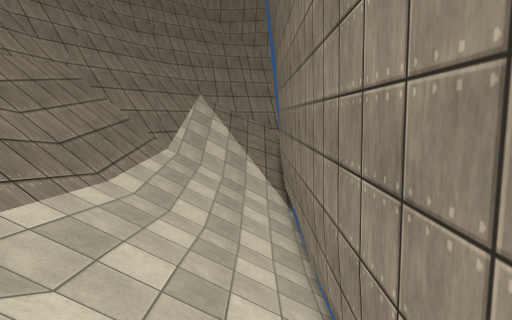
view 1 (above)

17 first-person views from a walk through a Unity game level. The camera is 1.4 m above the floor, tilts 8° down and sees 80° across. The floor is counted in squares, 0.5 m on a side. Each view is taken from the middle of a square. On the plan, view 1 faces up. The plan holds only what a view shows up to about 20 squares ahead; the rest is blank. The place goes on beyond the plan. The player is left out. Surface patterns are stand-ins for the level's own textures.

view 2
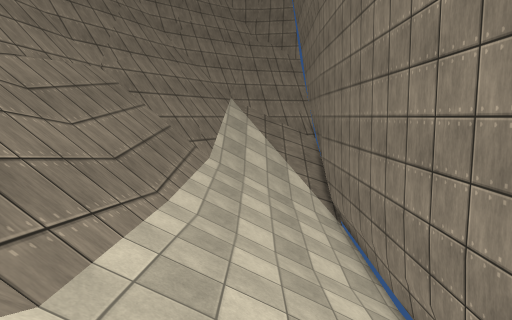

view 3
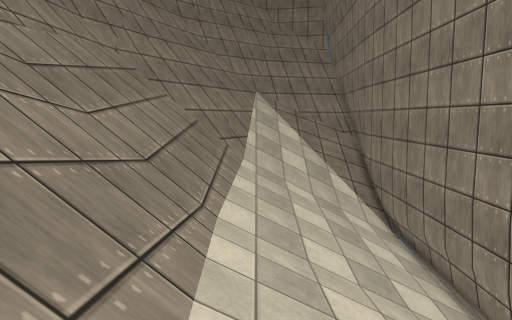

view 4
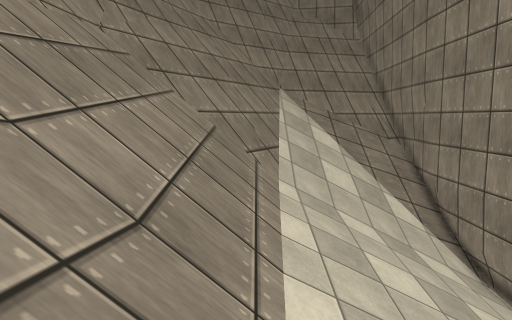

view 5
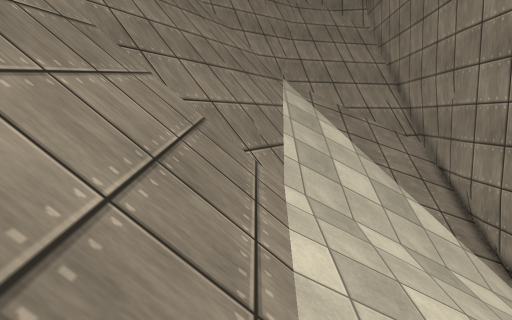

view 6
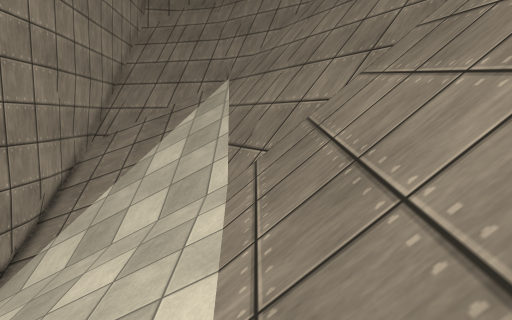

view 7
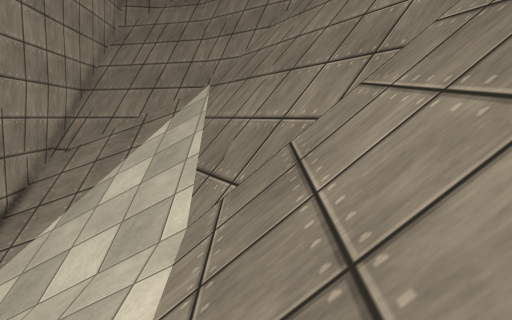

view 8
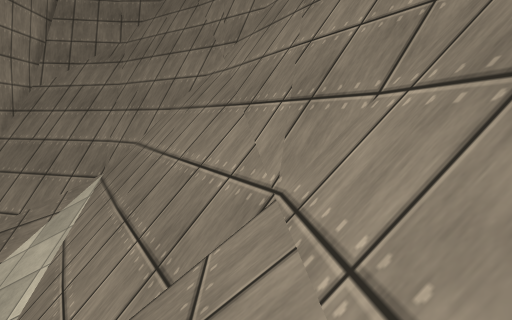

view 9
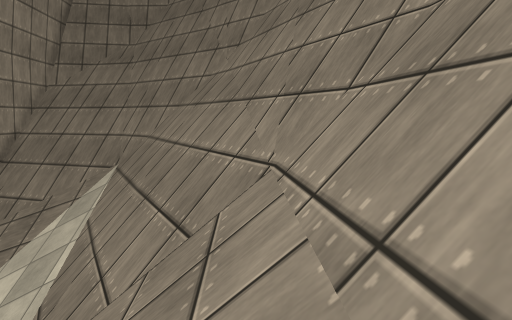

view 10
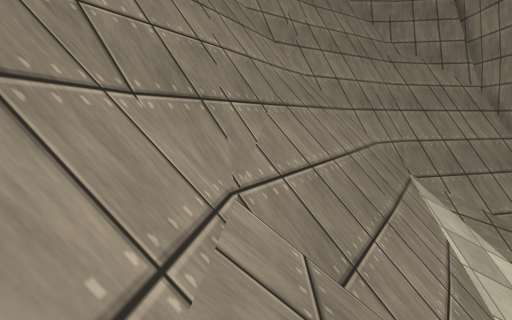

view 11
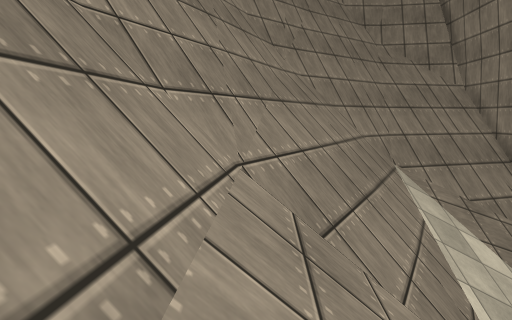

view 12
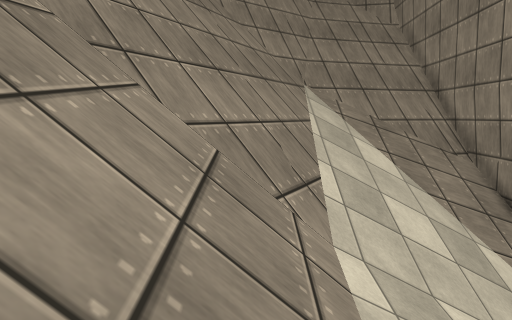

view 13
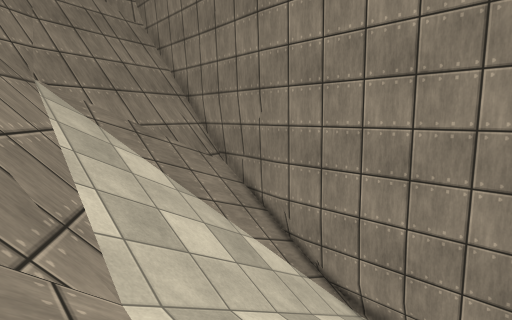

view 14
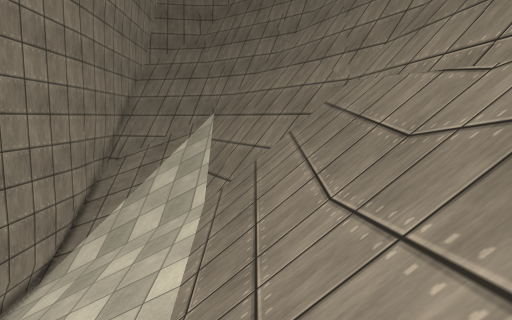

view 15
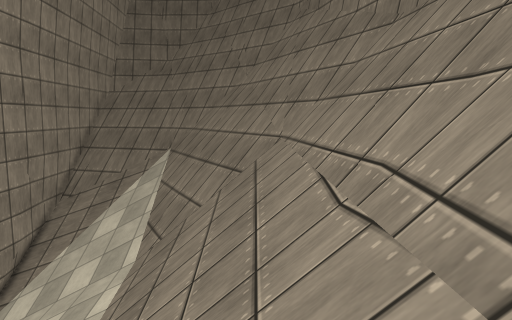

view 16
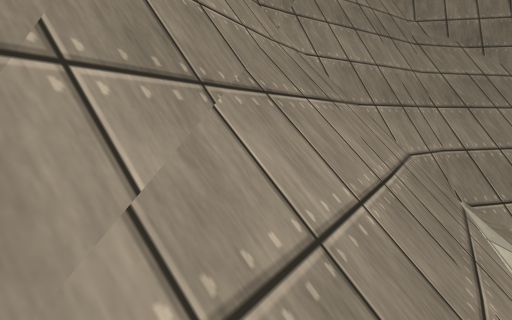

view 17
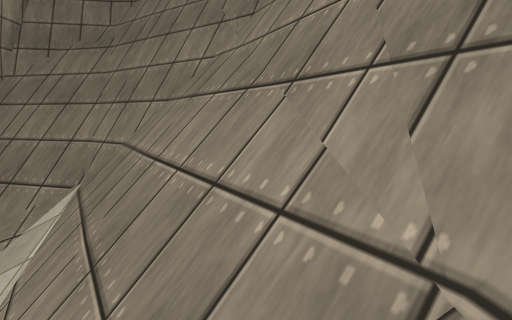

### Floor plan
Key: @ floor where view 1 was taken; # wall or solid block; . main floor; : floor 1 m higher than the main floor; + floor 2 m higher than the main floor; * floor 3 m higher than the main floor; / step, stairs or slope; = window, fence, low wall or low ledge; ^ raised ledge; v drop or lower ground.
Columns run from 19 left of view 1 to 3 right of it. Each row starts with its distance up from view 1.
 41    ###= vv #####
 40    #^= vv####^######
 39    #=/ vv##^=====^^####
 38   ##=//vv##=////##====#
 37   ##=//*v#^=/////////##
 36   #^#///vv^=//////////#
 35   #^#///+v^=//////////#
 34   #=/////v^=//////////#
 33  ##=/////:= //////////#
 32  ##=//////= ///////// #
 31  #^=//////.////////// #
 30  #^#//////////////////#
 29  #=#//////////////////#
 28  #=///////////////////#
 27  #=///////////////////#
 26 ##=///////////////////#
 25 ##=///////////////////#
 24 #^=///////////////////#
 23 #^=///////////////////#
 22 #^=///////////////////#
 21 #^=///////////////////#
 20 #^=///////////////////#
 19 #==///////////////////#
 18 #=////////////////////#
 17 #=////////////////////#
 16 #=////////////////////#
 15 #==///////////////////#
 14 #^=///////////////////#
 13 #^=///////////////////#
 12 #^=///////////////////#
 11 #^=///////////////////#
 10 #^=///////////////////#
  9 ##=///////////////////#
  8 ##=///////////////////#
  7  #=///////////////////#
  6  #=///////////////////#
  5  #=#//////////////////#
  4  #^#//////////////////#
  3  #^=//////.////////// #
  2  ##=//////= ///////// #
  1  ##=/////:= //////////#
  0   #=/////v^=///////@//#
 -1   #^#///+v^=//////////#
 -2   #^#///vv^=//////////#
 -3   ##=//*v#^=/////////##
 -4   ##=//vv##=////##====#
 -5    #=/ vv##^=====^^##
 -6    #^= vv####^######
 -7    ###= vv #####

Positions as (right, up) in squares from view 1, and headings:
1: (0, 0), facing up
2: (-4, 2), facing up
3: (-7, 6), facing up
4: (-9, 12), facing up
5: (-9, 15), facing up
6: (-9, 19), facing down
7: (-10, 16), facing down
8: (-16, 13), facing down
9: (-16, 15), facing down
10: (-16, 21), facing up
11: (-16, 19), facing up
12: (-10, 19), facing up
13: (-10, 21), facing up-right
14: (-11, 25), facing down
15: (-15, 24), facing down
16: (-15, 27), facing up
17: (-15, 9), facing down
